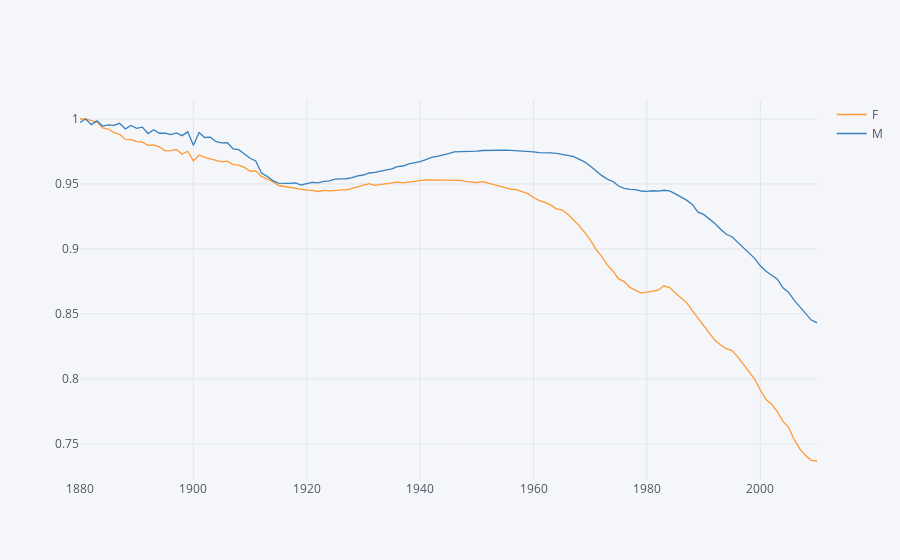

Source (notebook cell):
### Code cell
table.iplot(kind='line', size=range(1880, 2020,10))

### Figure 1 — Plotly figure (JSON) as saved in the notebook; plotly's stock layout.template omitted (floating-point values rounded to 4 significant figures; data arrays with more than 128 entries replaced by an {"elided": "..."} marker saying what was removed)
{"data": [{"line": {"color": "rgba(255, 153, 51, 1.0)", "dash": "solid", "shape": "linear", "width": 1.3}, "mode": "lines", "name": "F", "text": "", "type": "scatter", "x": {"elided": "131 int values"}, "y": {"elided": "131 float values"}}, {"line": {"color": "rgba(55, 128, 191, 1.0)", "dash": "solid", "shape": "linear", "width": 1.3}, "mode": "lines", "name": "M", "text": "", "type": "scatter", "x": {"elided": "131 int values"}, "y": {"elided": "131 float values"}}], "layout": {"autosize": true, "legend": {"bgcolor": "#F5F6F9", "font": {"color": "#4D5663"}}, "paper_bgcolor": "#F5F6F9", "plot_bgcolor": "#F5F6F9", "title": {"font": {"color": "#4D5663"}}, "xaxis": {"autorange": true, "gridcolor": "#E1E5ED", "range": [1880, 2010], "showgrid": true, "tickfont": {"color": "#4D5663"}, "title": {"font": {"color": "#4D5663"}, "text": ""}, "type": "linear", "zerolinecolor": "#E1E5ED"}, "yaxis": {"autorange": true, "gridcolor": "#E1E5ED", "range": [0.7222, 1.015], "showgrid": true, "tickfont": {"color": "#4D5663"}, "title": {"font": {"color": "#4D5663"}, "text": ""}, "type": "linear", "zerolinecolor": "#E1E5ED"}}}
